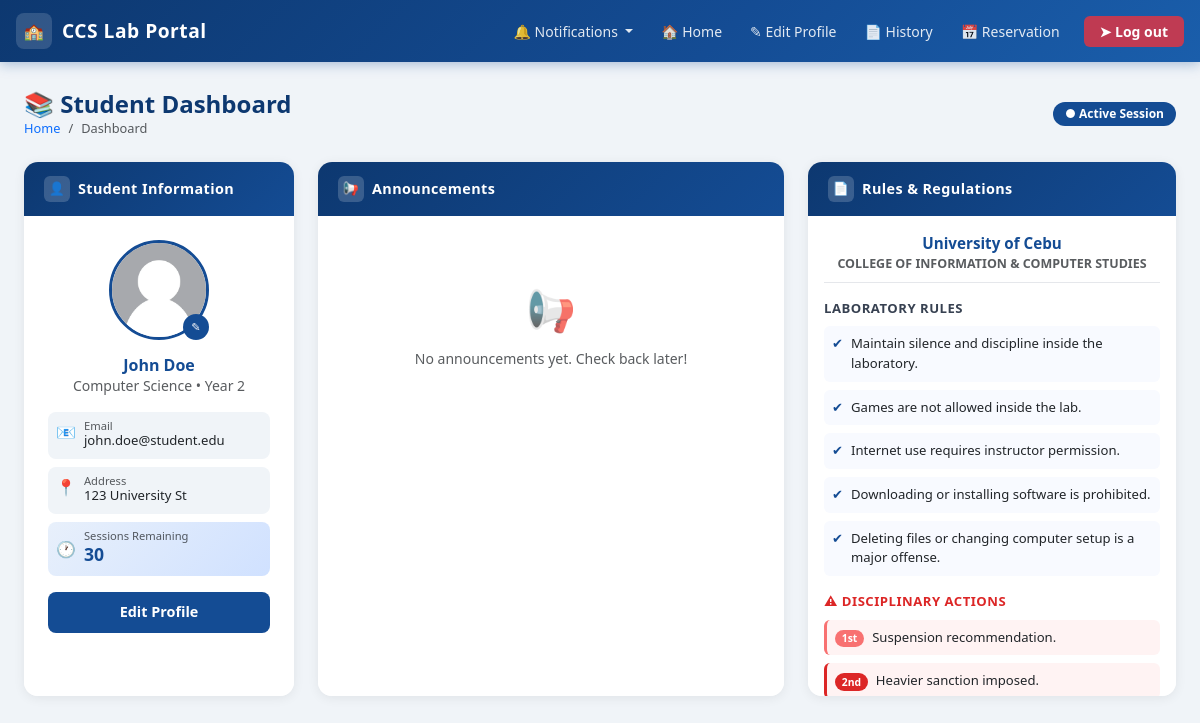
Page /dashboard (signed in) on the committed database.
### tables this page shows
CREATE TABLE students(
            id INTEGER PRIMARY KEY AUTOINCREMENT,
            id_number TEXT UNIQUE NOT NULL,
            first_name TEXT NOT NULL CHECK(length(first_name) <= 30),
            middle_name TEXT CHECK(length(middle_name) <= 30),
            last_name TEXT NOT NULL CHECK(length(last_name) <= 30),
            course_level INTEGER NOT NULL CHECK(course_level BETWEEN 1 AND 4),
            course TEXT NOT NULL,
            password TEXT NOT NULL,
            email TEXT UNIQUE NOT NULL,
            address TEXT NOT NULL,
            sessions_remaining INTEGER NOT NULL DEFAULT 30 CHECK(sessions_remaining BETWEEN 0 AND 30),
            total_session_used INTEGER NOT NULL DEFAULT 0 CHECK(total_session_used >= 0),
            profile_photo TEXT DEFAULT NULL,
            points INTEGER DEFAULT 0 CHECK(points >= 0)
            );

### app.py (the view)
@app.route("/dashboard")
def dashboard():
    if "user" not in session:
        return redirect(url_for("login"))
    student = view_students(session["user"])
    full_name = f"{student['first_name']} {student['last_name']}"
    profile_photo = student.get("profile_photo") or "default.png"
    course = student['course']
    course_level = student['course_level']
    email = student['email']
    address = student['address']
    sessions_remaining = student['sessions_remaining']
    announcements = get_announcement()
    return render_template("student/dashboard.html",
    name=full_name,
    course=course,
    year=course_level,
    email = email,
    address=address,
    sessions_remaining = sessions_remaining,
    profile_photo=profile_photo,
    announcements = announcements
    )

### app.py (called while the page is built)
@app.context_processor
def inject_now():
    return {'now': datetime.now()}

### database.py (called while the page is built)
def get_db():
    if "db" not in g:
        g.db = sqlite3.connect(
            DATABASE,
            detect_types=sqlite3.PARSE_DECLTYPES,
            timeout=30
        )
        g.db.row_factory = sqlite3.Row
        g.db.execute("PRAGMA journal_mode = WAL")
        g.db.execute("PRAGMA foreign_keys = ON")
    return g.db

### db_helper.py (called while the page is built)
def execute(query, params=(), fetchone=False, fetchall=False, commit=False):
    db = get_db()
    if fetchone and fetchall:
        raise ValueError("Cannot Use Fetchone and Fetchall at the same time!")
    cursor = db.execute(query,params)
    try:
        result = None
        if fetchone:
            row = cursor.fetchone()
            result = dict(row) if row else None
        elif fetchall:
            rows = cursor.fetchall()
            result = [dict(r) for r in rows]
        if commit:
            db.commit()
            return cursor.rowcount
        return result
    except Exception:
        db.rollback()
        raise
    finally:
        cursor.close()

### models/admin_models.py (called while the page is built)
def get_announcement():
    query = "SELECT * FROM announcements ORDER BY created_at DESC"
    return execute(query, fetchall=True)

### models/student_models.py (called while the page is built)
def view_students(id_number):
    query = "SELECT * FROM students WHERE id_number = ?"
    return execute(query, (id_number,), fetchone=True)

### templates/student/dashboard.html (shortened to what this page needs)
{% extends "student/dashboardbase.html" %}
{% block content %}
<div class="page-header d-flex align-items-center justify-content-between flex-wrap gap-2">
  <div>
    <h4>&#128218; Student Dashboard</h4>
    <nav aria-label="breadcrumb">
      <ol class="breadcrumb mb-0">
        <li class="breadcrumb-item"><a href="/dashboard" class="text-decoration-none">Home</a></li>
        <li class="breadcrumb-item active" aria-current="page">Dashboard</li>
      </ol>
    </nav>
  </div>
  <span class="badge rounded-pill" style="background-color:#144c94; font-size:0.75rem; padding:6px 12px;">
    &#9679; Active Session
  </span>
</div>
<div class="row g-4">
  <div class="col-12 col-lg-3">
    <div class="dash-card card">
      <div class="card-header-custom">
        <div class="header-icon">&#128100;</div>
        Student Information
      </div>
      <div class="card-body text-center p-4">
        <div class="position-relative d-inline-block mb-3">
          <img class="rounded-circle border border-3"
               style="width:100px; height:100px; object-fit:cover; border-color:#144c94 !important;"
               src="{{ url_for('static', filename='uploads/' ~ (profile_photo or 'default.png')) }}"
               alt="Profile Photo">
          <a href="/editprofile"
             class="position-absolute bottom-0 end-0 rounded-circle d-flex align-items-center justify-content-center"
             style="width:26px;height:26px;background:#144c94;color:#fff;font-size:0.7rem;text-decoration:none;"
             title="Edit Photo">&#9998;</a>
        </div>
        <h6 class="fw-bold mb-0" style="color:#144c94;">{{ name }}</h6>
        <p class="text-muted small mb-3">{{ course }} &bull; Year {{ year }}</p>
        <div class="d-flex flex-column gap-2 text-start">
          <div class="d-flex align-items-start gap-2 px-2 py-2 rounded-3" style="background:#f0f4f8;">
            <span style="color:#144c94;">&#128231;</span>
            <div>
              <div class="text-muted" style="font-size:0.7rem; line-height:1;">Email</div>
              <div style="font-size:0.82rem; word-break:break-all;">{{ email }}</div>
            </div>
          </div>
          <div class="d-flex align-items-start gap-2 px-2 py-2 rounded-3" style="background:#f0f4f8;">
            <span style="color:#144c94;">&#128205;</span>
            <div>
              <div class="text-muted" style="font-size:0.7rem; line-height:1;">Address</div>
              <div style="font-size:0.82rem;">{{ address }}</div>
            </div>
          </div>
          <div class="d-flex align-items-center gap-2 px-2 py-2 rounded-3"
               style="background: linear-gradient(135deg,#e8f0fb,#d0e1ff);">
            <span style="color:#144c94;">&#128336;</span>
            <div>
              <div class="text-muted" style="font-size:0.7rem; line-height:1;">Sessions Remaining</div>
              <div class="fw-bold" style="color:#144c94; font-size:1.1rem;">{{ sessions_remaining }}</div>
            </div>
          </div>
        </div>
        <a href="/editprofile"
           class="btn btn-sm w-100 mt-3 fw-semibold"
           style="background:#144c94; color:#fff; border-radius:8px;">
          Edit Profile
        </a>
      </div>
    </div>
  </div>
  <div class="col-12 col-lg-5">
    <div class="dash-card card">
      <div class="card-header-custom">
        <div class="header-icon">&#128226;</div>
        Announcements
      </div>
      <div class="card-body p-0">
        <div class="scroll-area p-3" style="max-height:480px;">
          {% for ann in announcements %}
            <div class="mb-3 p-3 rounded-3" style="border-left:4px solid #144c94; background:#f8faff;">
              <div class="d-flex align-items-center gap-2 mb-1">
                <span class="badge rounded-pill"
                      style="background:#144c94; font-size:0.68rem; font-weight:600;">
                  CCS Admin
                </span>
                <span class="text-muted" style="font-size:0.75rem;">{{ ann.created_at }}</span>
              </div>
              <p class="mb-0" style="font-size:0.875rem; color:#374151;">{{ ann.content }}</p>
            </div>
          {% else %}
            <div class="text-center py-5 text-muted">
              <div style="font-size:2.5rem; margin-bottom:8px;">&#128226;</div>
              <p class="mb-0 small">No announcements yet. Check back later!</p>
            </div>
          {% endfor %}
        </div>
      </div>
    </div>
  </div>
  <div class="col-12 col-lg-4">
    <div class="dash-card card">
      <div class="card-header-custom">
        <div class="header-icon">&#128196;</div>
        Rules &amp; Regulations
      </div>
      <div class="card-body p-0">
        <div class="scroll-area p-3" style="max-height:480px;">
          <div class="text-center mb-3 pb-2" style="border-bottom:1px solid #e5e7eb;">
            <p class="fw-bold mb-0" style="color:#144c94; font-size:0.95rem;">University of Cebu</p>
            <p class="text-muted mb-0" style="font-size:0.78rem; font-weight:600;">
              COLLEGE OF INFORMATION &amp; COMPUTER STUDIES
            </p>
          </div>
          <p class="fw-bold mb-2" style="font-size:0.82rem; color:#374151; text-transform:uppercase; letter-spacing:0.5px;">
            Laboratory Rules
          </p>
          <ul class="list-unstyled mb-3" style="font-size:0.82rem;">
            <li class="d-flex gap-2 mb-2 p-2 rounded-2" style="background:#f8faff;">
              <span style="color:#144c94; flex-shrink:0;">&#10004;</span>
              Maintain silence and discipline inside the laboratory.
            </li>
            <li class="d-flex gap-2 mb-2 p-2 rounded-2" style="background:#f8faff;">
              <span style="color:#144c94; flex-shrink:0;">&#10004;</span>
              Games are not allowed inside the lab.
            </li>
            <li class="d-flex gap-2 mb-2 p-2 rounded-2" style="background:#f8faff;">
              <span style="color:#144c94; flex-shrink:0;">&#10004;</span>
              Internet use requires instructor permission.
            </li>
            <li class="d-flex gap-2 mb-2 p-2 rounded-2" style="background:#f8faff;">
              <span style="color:#144c94; flex-shrink:0;">&#10004;</span>
              Downloading or installing software is prohibited.
            </li>
            <li class="d-flex gap-2 mb-2 p-2 rounded-2" style="background:#f8faff;">
              <span style="color:#144c94; flex-shrink:0;">&#10004;</span>
              Deleting files or changing computer setup is a major offense.
            </li>
          </ul>
          <p class="fw-bold mb-2" style="font-size:0.82rem; color:#dc2626; text-transform:uppercase; letter-spacing:0.5px;">
            &#9888; Disciplinary Actions
          </p>
          <div class="d-flex flex-column gap-2" style="font-size:0.82rem;">
            <div class="p-2 rounded-2 d-flex gap-2 align-items-start"
                 style="background:#fff3f3; border-left:3px solid #f87171;">
              <span class="badge rounded-pill"
                    style="background:#f87171; font-size:0.65rem; white-space:nowrap; margin-top:2px;">1st</span>
              Suspension recommendation.
            </div>
            <div class="p-2 rounded-2 d-flex gap-2 align-items-start"
                 style="background:#fff3f3; border-left:3px solid #dc2626;">
              <span class="badge rounded-pill"
                    style="background:#dc2626; font-size:0.65rem; white-space:nowrap; margin-top:2px;">2nd</span>
              Heavier sanction imposed.
            </div>
          </div>
        </div>
      </div>
    </div>
  </div>
</div>
{% endblock %}

### static/css/style.css (style rules this page uses)
body { background-color: #f0f4ff; font-family: 'Inter', sans-serif; min-height: 100vh; }
.btn { border-radius: 8px; font-weight: 600; padding: 0.55rem 1.4rem; font-size: 0.9rem; }

### templates/student/dashboardbase.html (style rules this page uses)
:root { --uc-blue: #144c94; --uc-blue-dark: #0d3870; --uc-blue-light: #1a5eab; --sidebar-width: 260px; }
body { background-color: #f0f4f8; font-family: 'Segoe UI', system-ui, -apple-system, sans-serif; min-height: 100vh; }
.page-header { margin-bottom: 1.5rem; }
.page-header h4 { color: var(--uc-blue-dark); font-weight: 700; margin: 0; }
.page-header .breadcrumb { font-size: 0.8rem; margin: 0; }
.dash-card { border: none; border-radius: 14px; box-shadow: 0 2px 12px rgba(0,0,0,0.07); overflow: hidden; height: 100%; }
.dash-card .card-header-custom { background: linear-gradient(135deg, var(--uc-blue-dark), var(--uc-blue)); color: #fff; padding: 14px 20px; font-weight: 700; font-size: 0.9rem; letter-spacing: 0.4px; display: flex; align-items: center; gap: 8px; }
.dash-card .card-header-custom .header-icon { width: 26px; height: 26px; background: rgba(255,255,255,0.18); border-radius: 6px; display: flex; align-items: center; justify-content: center; font-size: 0.8rem; }
.dash-card .card-body { padding: 1.25rem 1.5rem; background: #fff; }
.scroll-area { overflow-y: auto; scrollbar-width: thin; scrollbar-color: #cdd5e0 transparent; }

### rows in the picture
students: course "Computer Science", email "john.doe@student.edu", address "123 University St"

### other values in the picture
{{ name }} "John Doe"
{{ year }} "2"
{{ sessions_remaining }} "30"
